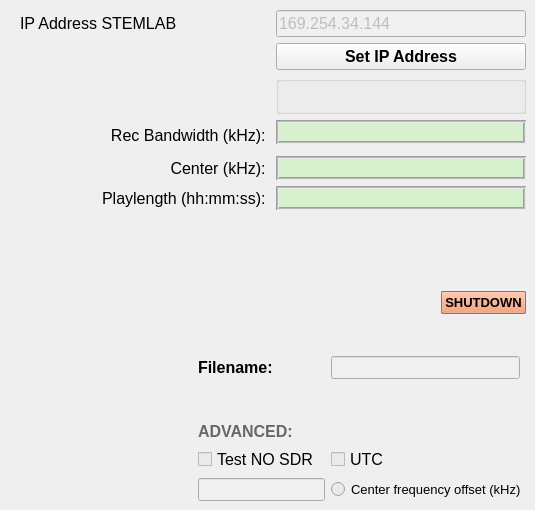
    <widget class="QWidget" name="tab">
     <property name="palette">
      <palette>
       <active>
        <colorrole role="Light">
         <brush brushstyle="SolidPattern">
          <color alpha="255">
           <red>234</red>
           <green>234</green>
           <blue>234</blue>
          </color>
         </brush>
        </colorrole>
        <colorrole role="Base">
         <brush brushstyle="SolidPattern">
          <color alpha="255">
           <red>234</red>
           <green>234</green>
           <blue>234</blue>
          </color>
         </brush>
        </colorrole>
        <colorrole role="HighlightedText">
         <brush brushstyle="SolidPattern">
          <color alpha="255">
           <red>234</red>
           <green>234</green>
           <blue>234</blue>
          </color>
         </brush>
        </colorrole>
        <colorrole role="NoRole">
         <brush brushstyle="SolidPattern">
          <color alpha="255">
           <red>234</red>
           <green>234</green>
           <blue>234</blue>
          </color>
         </brush>
        </colorrole>
       </active>
       <inactive>
        <colorrole role="Light">
         <brush brushstyle="SolidPattern">
          <color alpha="255">
           <red>234</red>
           <green>234</green>
           <blue>234</blue>
          </color>
         </brush>
        </colorrole>
        <colorrole role="Base">
         <brush brushstyle="SolidPattern">
          <color alpha="255">
           <red>234</red>
           <green>234</green>
           <blue>234</blue>
          </color>
         </brush>
        </colorrole>
        <colorrole role="HighlightedText">
         <brush brushstyle="SolidPattern">
          <color alpha="255">
           <red>234</red>
           <green>234</green>
           <blue>234</blue>
          </color>
         </brush>
        </colorrole>
        <colorrole role="NoRole">
         <brush brushstyle="SolidPattern">
          <color alpha="255">
           <red>234</red>
           <green>234</green>
           <blue>234</blue>
          </color>
         </brush>
        </colorrole>
       </inactive>
       <disabled>
        <colorrole role="Light">
         <brush brushstyle="SolidPattern">
          <color alpha="255">
           <red>234</red>
           <green>234</green>
           <blue>234</blue>
          </color>
         </brush>
        </colorrole>
        <colorrole role="Base">
         <brush brushstyle="SolidPattern">
          <color alpha="255">
           <red>240</red>
           <green>240</green>
           <blue>240</blue>
          </color>
         </brush>
        </colorrole>
        <colorrole role="HighlightedText">
         <brush brushstyle="SolidPattern">
          <color alpha="255">
           <red>234</red>
           <green>234</green>
           <blue>234</blue>
          </color>
         </brush>
        </colorrole>
        <colorrole role="NoRole">
         <brush brushstyle="SolidPattern">
          <color alpha="255">
           <red>234</red>
           <green>234</green>
           <blue>234</blue>
          </color>
         </brush>
        </colorrole>
       </disabled>
      </palette>
     </property>
     <attribute name="title">
      <string>Controls</string>
     </attribute>
     <widget class="QWidget" name="">
      <property name="geometry">
       <rect>
        <x>20</x>
        <y>10</y>
        <width>506</width>
        <height>491</height>
       </rect>
      </property>
      <layout class="QVBoxLayout" name="verticalLayout_2">
       <property name="sizeConstraint">
        <enum>QLayout::SetMinimumSize</enum>
       </property>
       <item>
        <layout class="QGridLayout" name="gridLayout">
         <property name="sizeConstraint">
          <enum>QLayout::SetMinimumSize</enum>
         </property>
         <item row="1" column="1">
          <widget class="QPushButton" name="pushButton_Configuration">
           <property name="font">
            <font>
             <pointsize>12</pointsize>
             <weight>75</weight>
             <bold>true</bold>
            </font>
           </property>
           <property name="cursor">
            <cursorShape>ArrowCursor</cursorShape>
           </property>
           <property name="focusPolicy">
            <enum>Qt::StrongFocus</enum>
           </property>
           <property name="acceptDrops">
            <bool>false</bool>
           </property>
           <property name="autoFillBackground">
            <bool>false</bool>
           </property>
           <property name="text">
            <string>Set IP Address</string>
           </property>
           <property name="autoDefault">
            <bool>true</bool>
           </property>
          </widget>
         </item>
         <item row="0" column="1">
          <widget class="QLineEdit" name="lineEdit_IPAddress">
           <property name="enabled">
            <bool>false</bool>
           </property>
           <property name="sizePolicy">
            <sizepolicy hsizetype="Minimum" vsizetype="Fixed">
             <horstretch>0</horstretch>
             <verstretch>0</verstretch>
            </sizepolicy>
           </property>
           <property name="palette">
            <palette>
             <active>
              <colorrole role="WindowText">
               <brush brushstyle="SolidPattern">
                <color alpha="255">
                 <red>85</red>
                 <green>0</green>
                 <blue>255</blue>
                </color>
               </brush>
              </colorrole>
             </active>
             <inactive>
              <colorrole role="WindowText">
               <brush brushstyle="SolidPattern">
                <color alpha="255">
                 <red>85</red>
                 <green>0</green>
                 <blue>255</blue>
                </color>
               </brush>
              </colorrole>
             </inactive>
             <disabled>
              <colorrole role="WindowText">
               <brush brushstyle="SolidPattern">
                <color alpha="255">
                 <red>120</red>
                 <green>120</green>
                 <blue>120</blue>
                </color>
               </brush>
              </colorrole>
             </disabled>
            </palette>
           </property>
           <property name="font">
            <font>
             <pointsize>12</pointsize>
            </font>
           </property>
           <property name="text">
            <string>169.254.34.144</string>
           </property>
          </widget>
         </item>
         <item row="0" column="0">
          <widget class="QLabel" name="label_IPAddress">
           <property name="sizePolicy">
            <sizepolicy hsizetype="Minimum" vsizetype="Preferred">
             <horstretch>0</horstretch>
             <verstretch>0</verstretch>
            </sizepolicy>
           </property>
           <property name="font">
            <font>
             <pointsize>12</pointsize>
            </font>
           </property>
           <property name="text">
            <string>IP Address STEMLAB</string>
           </property>
          </widget>
         </item>
        </layout>
       </item>
       <item>
        <layout class="QGridLayout" name="gridLayout_5">
         <property name="sizeConstraint">
          <enum>QLayout::SetMinimumSize</enum>
         </property>
         <item row="4" column="1">
          <widget class="QLabel" name="label_showLO">
           <property name="sizePolicy">
            <sizepolicy hsizetype="Minimum" vsizetype="Preferred">
             <horstretch>0</horstretch>
             <verstretch>0</verstretch>
            </sizepolicy>
           </property>
           <property name="palette">
            <palette>
             <active>
              <colorrole role="Base">
               <brush brushstyle="SolidPattern">
                <color alpha="255">
                 <red>255</red>
                 <green>255</green>
                 <blue>255</blue>
                </color>
               </brush>
              </colorrole>
              <colorrole role="Window">
               <brush brushstyle="SolidPattern">
                <color alpha="255">
                 <red>215</red>
                 <green>240</green>
                 <blue>206</blue>
                </color>
               </brush>
              </colorrole>
             </active>
             <inactive>
              <colorrole role="Base">
               <brush brushstyle="SolidPattern">
                <color alpha="255">
                 <red>255</red>
                 <green>255</green>
                 <blue>255</blue>
                </color>
               </brush>
              </colorrole>
              <colorrole role="Window">
               <brush brushstyle="SolidPattern">
                <color alpha="255">
                 <red>215</red>
                 <green>240</green>
                 <blue>206</blue>
                </color>
               </brush>
              </colorrole>
             </inactive>
             <disabled>
              <colorrole role="Base">
               <brush brushstyle="SolidPattern">
                <color alpha="255">
                 <red>215</red>
                 <green>240</green>
                 <blue>206</blue>
                </color>
               </brush>
              </colorrole>
              <colorrole role="Window">
               <brush brushstyle="SolidPattern">
                <color alpha="255">
                 <red>215</red>
                 <green>240</green>
                 <blue>206</blue>
                </color>
               </brush>
              </colorrole>
             </disabled>
            </palette>
           </property>
           <property name="font">
            <font>
             <pointsize>12</pointsize>
            </font>
           </property>
           <property name="autoFillBackground">
            <bool>true</bool>
           </property>
           <property name="frameShape">
            <enum>QFrame::Box</enum>
           </property>
           <property name="frameShadow">
            <enum>QFrame::Sunken</enum>
           </property>
           <property name="midLineWidth">
            <number>1</number>
           </property>
           <property name="text">
            <string/>
           </property>
          </widget>
         </item>
         <item row="5" column="0">
          <widget class="QLabel" name="label_LO_2">
           <property name="sizePolicy">
            <sizepolicy hsizetype="Minimum" vsizetype="Preferred">
             <horstretch>0</horstretch>
             <verstretch>0</verstretch>
            </sizepolicy>
           </property>
           <property name="font">
            <font>
             <pointsize>12</pointsize>
            </font>
           </property>
           <property name="autoFillBackground">
            <bool>true</bool>
           </property>
           <property name="text">
            <string>Playlength (hh:mm:ss): </string>
           </property>
           <property name="alignment">
            <set>Qt::AlignRight|Qt::AlignTrailing|Qt::AlignVCenter</set>
           </property>
          </widget>
         </item>
         <item row="5" column="1">
          <widget class="QLabel" name="label_show_playlength">
           <property name="sizePolicy">
            <sizepolicy hsizetype="Minimum" vsizetype="Preferred">
             <horstretch>0</horstretch>
             <verstretch>0</verstretch>
            </sizepolicy>
           </property>
           <property name="palette">
            <palette>
             <active>
              <colorrole role="Base">
               <brush brushstyle="SolidPattern">
                <color alpha="255">
                 <red>255</red>
                 <green>255</green>
                 <blue>255</blue>
                </color>
               </brush>
              </colorrole>
              <colorrole role="Window">
               <brush brushstyle="SolidPattern">
                <color alpha="255">
                 <red>215</red>
                 <green>240</green>
                 <blue>206</blue>
                </color>
               </brush>
              </colorrole>
             </active>
             <inactive>
              <colorrole role="Base">
               <brush brushstyle="SolidPattern">
                <color alpha="255">
                 <red>255</red>
                 <green>255</green>
                 <blue>255</blue>
                </color>
               </brush>
              </colorrole>
              <colorrole role="Window">
               <brush brushstyle="SolidPattern">
                <color alpha="255">
                 <red>215</red>
                 <green>240</green>
                 <blue>206</blue>
                </color>
               </brush>
              </colorrole>
             </inactive>
             <disabled>
              <colorrole role="Base">
               <brush brushstyle="SolidPattern">
                <color alpha="255">
                 <red>215</red>
                 <green>240</green>
                 <blue>206</blue>
                </color>
               </brush>
              </colorrole>
              <colorrole role="Window">
               <brush brushstyle="SolidPattern">
                <color alpha="255">
                 <red>215</red>
                 <green>240</green>
                 <blue>206</blue>
                </color>
               </brush>
              </colorrole>
             </disabled>
            </palette>
           </property>
           <property name="font">
            <font>
             <pointsize>12</pointsize>
            </font>
           </property>
           <property name="autoFillBackground">
            <bool>true</bool>
           </property>
           <property name="frameShape">
            <enum>QFrame::Box</enum>
           </property>
           <property name="frameShadow">
            <enum>QFrame::Sunken</enum>
           </property>
           <property name="midLineWidth">
            <number>1</number>
           </property>
           <property name="text">
            <string/>
           </property>
          </widget>
         </item>
         <item row="2" column="1">
          <widget class="QLabel" name="label_showBW">
           <property name="sizePolicy">
            <sizepolicy hsizetype="Minimum" vsizetype="Preferred">
             <horstretch>0</horstretch>
             <verstretch>0</verstretch>
            </sizepolicy>
           </property>
           <property name="palette">
            <palette>
             <active>
              <colorrole role="Base">
               <brush brushstyle="SolidPattern">
                <color alpha="255">
                 <red>255</red>
                 <green>255</green>
                 <blue>255</blue>
                </color>
               </brush>
              </colorrole>
              <colorrole role="Window">
               <brush brushstyle="SolidPattern">
                <color alpha="255">
                 <red>215</red>
                 <green>240</green>
                 <blue>206</blue>
                </color>
               </brush>
              </colorrole>
             </active>
             <inactive>
              <colorrole role="Base">
               <brush brushstyle="SolidPattern">
                <color alpha="255">
                 <red>255</red>
                 <green>255</green>
                 <blue>255</blue>
                </color>
               </brush>
              </colorrole>
              <colorrole role="Window">
               <brush brushstyle="SolidPattern">
                <color alpha="255">
                 <red>215</red>
                 <green>240</green>
                 <blue>206</blue>
                </color>
               </brush>
              </colorrole>
             </inactive>
             <disabled>
              <colorrole role="Base">
               <brush brushstyle="SolidPattern">
                <color alpha="255">
                 <red>215</red>
                 <green>240</green>
                 <blue>206</blue>
                </color>
               </brush>
              </colorrole>
              <colorrole role="Window">
               <brush brushstyle="SolidPattern">
                <color alpha="255">
                 <red>215</red>
                 <green>240</green>
                 <blue>206</blue>
                </color>
               </brush>
              </colorrole>
             </disabled>
            </palette>
           </property>
           <property name="font">
            <font>
             <pointsize>12</pointsize>
            </font>
           </property>
           <property name="autoFillBackground">
            <bool>true</bool>
           </property>
           <property name="frameShape">
            <enum>QFrame::Box</enum>
           </property>
           <property name="frameShadow">
            <enum>QFrame::Sunken</enum>
           </property>
           <property name="midLineWidth">
            <number>1</number>
           </property>
           <property name="text">
            <string/>
           </property>
          </widget>
         </item>
         <item row="0" column="0">
          <spacer name="verticalSpacer_2">
           <property name="orientation">
            <enum>Qt::Vertical</enum>
           </property>
           <property name="sizeHint" stdset="0">
            <size>
             <width>20</width>
             <height>40</height>
            </size>
           </property>
          </spacer>
         </item>
         <item row="4" column="0">
          <widget class="QLabel" name="label_LO">
           <property name="sizePolicy">
            <sizepolicy hsizetype="Minimum" vsizetype="Preferred">
             <horstretch>0</horstretch>
             <verstretch>0</verstretch>
            </sizepolicy>
           </property>
           <property name="font">
            <font>
             <pointsize>12</pointsize>
            </font>
           </property>
           <property name="autoFillBackground">
            <bool>true</bool>
           </property>
           <property name="text">
            <string>Center (kHz): </string>
           </property>
           <property name="alignment">
            <set>Qt::AlignRight|Qt::AlignTrailing|Qt::AlignVCenter</set>
           </property>
          </widget>
         </item>
         <item row="6" column="0">
          <spacer name="verticalSpacer_3">
           <property name="orientation">
            <enum>Qt::Vertical</enum>
           </property>
           <property name="sizeHint" stdset="0">
            <size>
             <width>20</width>
             <height>40</height>
            </size>
           </property>
          </spacer>
         </item>
         <item row="2" column="0" rowspan="2">
          <widget class="QLabel" name="label_BW">
           <property name="sizePolicy">
            <sizepolicy hsizetype="Minimum" vsizetype="Preferred">
             <horstretch>0</horstretch>
             <verstretch>0</verstretch>
            </sizepolicy>
           </property>
           <property name="font">
            <font>
             <pointsize>12</pointsize>
            </font>
           </property>
           <property name="autoFillBackground">
            <bool>true</bool>
           </property>
           <property name="text">
            <string>Rec Bandwidth (kHz): </string>
           </property>
           <property name="alignment">
            <set>Qt::AlignRight|Qt::AlignTrailing|Qt::AlignVCenter</set>
           </property>
          </widget>
         </item>
         <item row="0" column="1">
          <widget class="QGroupBox" name="groupBox">
           <property name="title">
            <string/>
           </property>
          </widget>
         </item>
        </layout>
       </item>
       <item>
        <spacer name="verticalSpacer_10">
         <property name="orientation">
          <enum>Qt::Vertical</enum>
         </property>
         <property name="sizeHint" stdset="0">
          <size>
           <width>20</width>
           <height>40</height>
          </size>
         </property>
        </spacer>
       </item>
       <item>
        <layout class="QHBoxLayout" name="horizontalLayout">
         <property name="sizeConstraint">
          <enum>QLayout::SetMinimumSize</enum>
         </property>
         <item>
          <spacer name="horizontalSpacer">
           <property name="orientation">
            <enum>Qt::Horizontal</enum>
           </property>
           <property name="sizeHint" stdset="0">
            <size>
             <width>40</width>
             <height>20</height>
            </size>
           </property>
          </spacer>
         </item>
         <item>
          <widget class="QPushButton" name="pushButton_Shutdown">
           <property name="palette">
            <palette>
             <active>
              <colorrole role="Button">
               <brush brushstyle="SolidPattern">
                <color alpha="255">
                 <red>240</red>
                 <green>142</green>
                 <blue>96</blue>
                </color>
               </brush>
              </colorrole>
              <colorrole role="Midlight">
               <brush brushstyle="SolidPattern">
                <color alpha="255">
                 <red>227</red>
                 <green>126</green>
                 <blue>95</blue>
                </color>
               </brush>
              </colorrole>
              <colorrole role="Text">
               <brush brushstyle="SolidPattern">
                <color alpha="255">
                 <red>0</red>
                 <green>0</green>
                 <blue>0</blue>
                </color>
               </brush>
              </colorrole>
              <colorrole role="Base">
               <brush brushstyle="SolidPattern">
                <color alpha="255">
                 <red>255</red>
                 <green>255</green>
                 <blue>255</blue>
                </color>
               </brush>
              </colorrole>
              <colorrole role="Window">
               <brush brushstyle="SolidPattern">
                <color alpha="255">
                 <red>255</red>
                 <green>137</green>
                 <blue>108</blue>
                </color>
               </brush>
              </colorrole>
             </active>
             <inactive>
              <colorrole role="Button">
               <brush brushstyle="SolidPattern">
                <color alpha="255">
                 <red>240</red>
                 <green>142</green>
                 <blue>96</blue>
                </color>
               </brush>
              </colorrole>
              <colorrole role="Midlight">
               <brush brushstyle="SolidPattern">
                <color alpha="255">
                 <red>227</red>
                 <green>126</green>
                 <blue>95</blue>
                </color>
               </brush>
              </colorrole>
              <colorrole role="Text">
               <brush brushstyle="SolidPattern">
                <color alpha="255">
                 <red>0</red>
                 <green>0</green>
                 <blue>0</blue>
                </color>
               </brush>
              </colorrole>
              <colorrole role="Base">
               <brush brushstyle="SolidPattern">
                <color alpha="255">
                 <red>255</red>
                 <green>255</green>
                 <blue>255</blue>
                </color>
               </brush>
              </colorrole>
              <colorrole role="Window">
               <brush brushstyle="SolidPattern">
                <color alpha="255">
                 <red>255</red>
                 <green>137</green>
                 <blue>108</blue>
                </color>
               </brush>
              </colorrole>
             </inactive>
             <disabled>
              <colorrole role="Button">
               <brush brushstyle="SolidPattern">
                <color alpha="255">
                 <red>240</red>
                 <green>142</green>
                 <blue>96</blue>
                </color>
               </brush>
              </colorrole>
              <colorrole role="Midlight">
               <brush brushstyle="SolidPattern">
                <color alpha="255">
                 <red>227</red>
                 <green>126</green>
                 <blue>95</blue>
                </color>
               </brush>
              </colorrole>
              <colorrole role="Text">
               <brush brushstyle="SolidPattern">
                <color alpha="255">
                 <red>120</red>
                 <green>120</green>
                 <blue>120</blue>
                </color>
               </brush>
              </colorrole>
              <colorrole role="Base">
               <brush brushstyle="SolidPattern">
                <color alpha="255">
                 <red>255</red>
                 <green>137</green>
                 <blue>108</blue>
                </color>
               </brush>
              </colorrole>
              <colorrole role="Window">
               <brush brushstyle="SolidPattern">
                <color alpha="255">
                 <red>255</red>
                 <green>137</green>
                 <blue>108</blue>
                </color>
               </brush>
              </colorrole>
             </disabled>
            </palette>
           </property>
           <property name="font">
            <font>
             <pointsize>10</pointsize>
             <weight>75</weight>
             <bold>true</bold>
            </font>
           </property>
           <property name="autoFillBackground">
            <bool>true</bool>
           </property>
           <property name="text">
            <string>SHUTDOWN</string>
           </property>
           <property name="flat">
            <bool>false</bool>
           </property>
          </widget>
         </item>
        </layout>
       </item>
       <item>
        <spacer name="verticalSpacer_5">
         <property name="orientation">
          <enum>Qt::Vertical</enum>
         </property>
         <property name="sizeHint" stdset="0">
          <size>
           <width>20</width>
           <height>40</height>
          </size>
         </property>
        </spacer>
       </item>
       <item>
        <layout class="QGridLayout" name="gridLayout_3" columnstretch="1,0,0,0,0,0">
         <property name="sizeConstraint">
          <enum>QLayout::SetMinimumSize</enum>
         </property>
         <item row="2" column="4">
          <widget class="QLineEdit" name="lineEdit_Filename">
           <property name="enabled">
            <bool>false</bool>
           </property>
           <property name="sizePolicy">
            <sizepolicy hsizetype="Expanding" vsizetype="Fixed">
             <horstretch>0</horstretch>
             <verstretch>0</verstretch>
            </sizepolicy>
           </property>
           <property name="palette">
            <palette>
             <active>
              <colorrole role="WindowText">
               <brush brushstyle="SolidPattern">
                <color alpha="255">
                 <red>85</red>
                 <green>0</green>
                 <blue>255</blue>
                </color>
               </brush>
              </colorrole>
             </active>
             <inactive>
              <colorrole role="WindowText">
               <brush brushstyle="SolidPattern">
                <color alpha="255">
                 <red>85</red>
                 <green>0</green>
                 <blue>255</blue>
                </color>
               </brush>
              </colorrole>
             </inactive>
             <disabled>
              <colorrole role="WindowText">
               <brush brushstyle="SolidPattern">
                <color alpha="255">
                 <red>120</red>
                 <green>120</green>
                 <blue>120</blue>
                </color>
               </brush>
              </colorrole>
             </disabled>
            </palette>
           </property>
           <property name="font">
            <font>
             <pointsize>10</pointsize>
            </font>
           </property>
           <property name="text">
            <string/>
           </property>
          </widget>
         </item>
         <item row="6" column="0">
          <spacer name="horizontalSpacer_2">
           <property name="orientation">
            <enum>Qt::Horizontal</enum>
           </property>
           <property name="sizeHint" stdset="0">
            <size>
             <width>40</width>
             <height>20</height>
            </size>
           </property>
          </spacer>
         </item>
         <item row="4" column="1">
          <widget class="QLabel" name="label_5">
           <property name="sizePolicy">
            <sizepolicy hsizetype="Minimum" vsizetype="Preferred">
             <horstretch>0</horstretch>
             <verstretch>0</verstretch>
            </sizepolicy>
           </property>
           <property name="palette">
            <palette>
             <active>
              <colorrole role="WindowText">
               <brush brushstyle="SolidPattern">
                <color alpha="255">
                 <red>103</red>
                 <green>103</green>
                 <blue>103</blue>
                </color>
               </brush>
              </colorrole>
             </active>
             <inactive>
              <colorrole role="WindowText">
               <brush brushstyle="SolidPattern">
                <color alpha="255">
                 <red>103</red>
                 <green>103</green>
                 <blue>103</blue>
                </color>
               </brush>
              </colorrole>
             </inactive>
             <disabled>
              <colorrole role="WindowText">
               <brush brushstyle="SolidPattern">
                <color alpha="255">
                 <red>120</red>
                 <green>120</green>
                 <blue>120</blue>
                </color>
               </brush>
              </colorrole>
             </disabled>
            </palette>
           </property>
           <property name="font">
            <font>
             <pointsize>12</pointsize>
             <weight>75</weight>
             <bold>true</bold>
            </font>
           </property>
           <property name="autoFillBackground">
            <bool>true</bool>
           </property>
           <property name="text">
            <string>ADVANCED:</string>
           </property>
          </widget>
         </item>
         <item row="3" column="1">
          <spacer name="verticalSpacer_4">
           <property name="orientation">
            <enum>Qt::Vertical</enum>
           </property>
           <property name="sizeHint" stdset="0">
            <size>
             <width>20</width>
             <height>40</height>
            </size>
           </property>
          </spacer>
         </item>
         <item row="6" column="1" colspan="2">
          <widget class="QLineEdit" name="lineEdit_LO_bias">
           <property name="enabled">
            <bool>false</bool>
           </property>
           <property name="sizePolicy">
            <sizepolicy hsizetype="Minimum" vsizetype="Fixed">
             <horstretch>0</horstretch>
             <verstretch>0</verstretch>
            </sizepolicy>
           </property>
           <property name="font">
            <font>
             <pointsize>10</pointsize>
            </font>
           </property>
           <property name="autoFillBackground">
            <bool>false</bool>
           </property>
          </widget>
         </item>
         <item row="2" column="1">
          <widget class="QLabel" name="label_Filename">
           <property name="sizePolicy">
            <sizepolicy hsizetype="Minimum" vsizetype="Preferred">
             <horstretch>0</horstretch>
             <verstretch>0</verstretch>
            </sizepolicy>
           </property>
           <property name="font">
            <font>
             <pointsize>12</pointsize>
             <weight>75</weight>
             <bold>true</bold>
            </font>
           </property>
           <property name="autoFillBackground">
            <bool>true</bool>
           </property>
           <property name="text">
            <string>Filename:</string>
           </property>
          </widget>
         </item>
         <item row="5" column="1">
          <widget class="QCheckBox" name="checkBox_TESTMODE">
           <property name="font">
            <font>
             <pointsize>12</pointsize>
            </font>
           </property>
           <property name="text">
            <string>Test NO SDR</string>
           </property>
          </widget>
         </item>
         <item row="5" column="4">
          <widget class="QCheckBox" name="checkBox_UTC">
           <property name="font">
            <font>
             <pointsize>12</pointsize>
            </font>
           </property>
           <property name="text">
            <string>UTC</string>
           </property>
          </widget>
         </item>
         <item row="6" column="4" colspan="2">
          <widget class="QRadioButton" name="radioButton_LO_bias">
           <property name="enabled">
            <bool>true</bool>
           </property>
           <property name="font">
            <font>
             <pointsize>10</pointsize>
            </font>
           </property>
           <property name="text">
            <string>Center frequency offset (kHz)</string>
           </property>
           <property name="autoExclusive">
            <bool>false</bool>
           </property>
          </widget>
         </item>
        </layout>
       </item>
      </layout>
     </widget>
    </widget>
